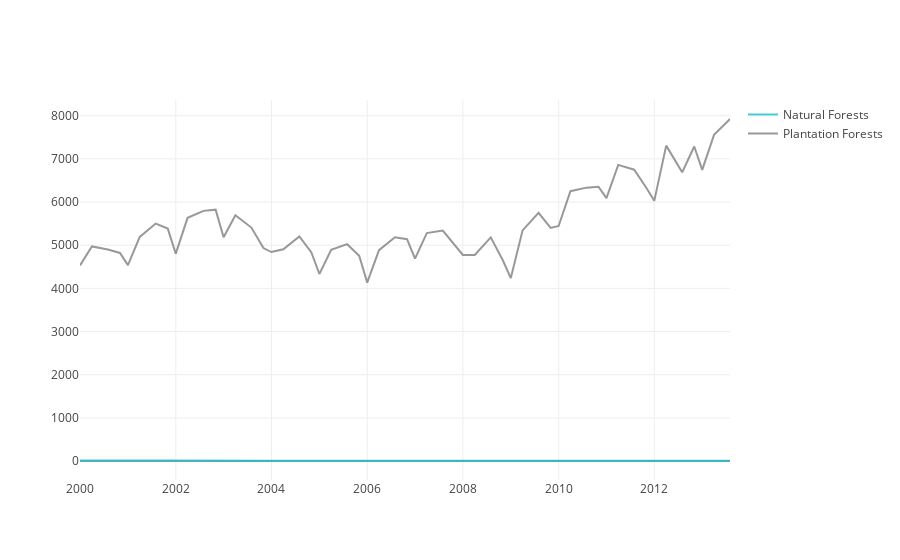

Write notebook code for a chart like this one.
### Code cell
import pandas as pd
import dateparser
import re
%matplotlib inline
df=pd.read_csv('data/_forestry.csv')
temp=[]
for x in df['Quarter']:
    x=re.sub('Q1','-01-01',x)
    x=re.sub('Q2','-04-01',x)
    x=re.sub('Q3','-08-01',x)
    x=re.sub('Q4','-11-01',x)
    x=dateparser.parse(x)
    #print(x)
    temp.append(x)
df['Quarter']=temp
#df.plot('Quarter','Plantation Forests',figsize=(33,5))

import plotly.offline as py
import plotly.graph_objs as go
#data = [go.Scatter(x=df['Quarter'],y=df['Natural Forests'])]
trace_high = go.Scatter(
                x=df['Quarter'],
                y=df['Natural Forests'],
                name = "Natural Forests",
                line = dict(color = '#17BECF'),
                opacity = 0.8)

trace_low = go.Scatter(
                x=df['Quarter'],
                y=df['Plantation Forests'],
                name = "Plantation Forests",
                line = dict(color = '#7F7F7F'),
                opacity = 0.8)
data = [trace_high,trace_low]

py.iplot(data)
